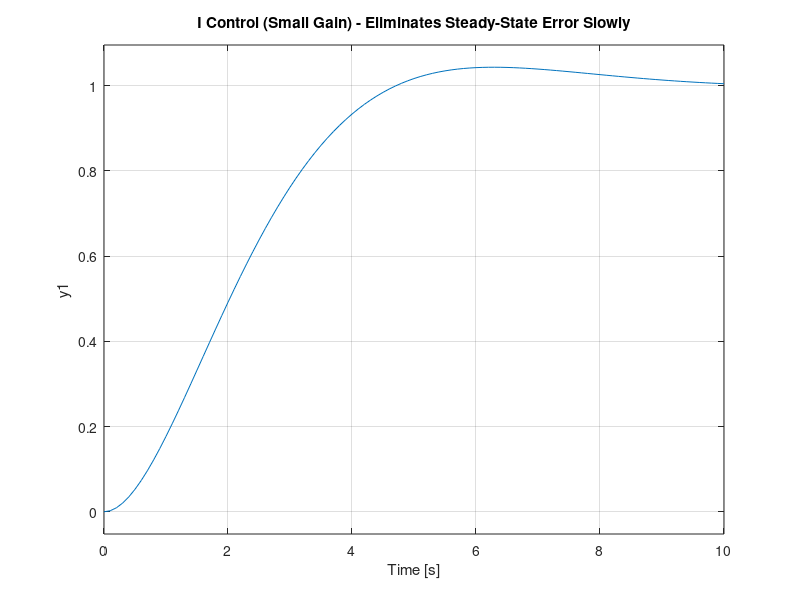
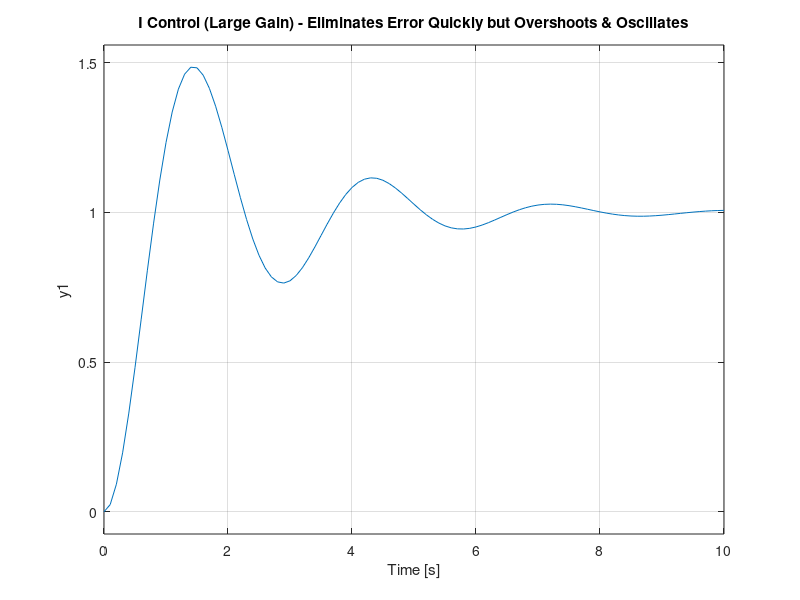

MATLAB code to generate these figures, in order: (Note: this script raises an error after producing the figures.)
% =========================================================================
% Modeling a DC motor as a first-order system in Octave.
% =========================================================================
% Dependencies:
%   GNU Octave + Control Package
%   (install using: pkg install -forge control)
% =========================================================================

clear; clc; close all;
pkg load control;
addpath("/functions");

% --- Parameters ---
% First-order plant
s = tf('s');
G = 1/(s+1);


% Time vector for simulation
t = 0:0.1:10;

%% Integral control (I)
Ki_small = 0.5;
Ki_large = 5;

C_I_small = Ki_small/s;
C_I_large = Ki_large/s;

T_I_low = feedback(C_I_small*G, 1);
T_I_high = feedback(C_I_large*G, 1);

figure;
%subplot(2,1,1);
step(T_I_low, t);
title('I Control (Small Gain) - Eliminates Steady-State Error Slowly');
grid on;
drawnow;

figure;
%subplot(2,1,2);
step(T_I_high, t);
title('I Control (Large Gain) - Eliminates Error Quickly but Overshoots & Oscillates');
grid on;
drawnow;

 %Getting Step Info
 info_T_I_low = stepinfo(T_I_low);
 info_T_I_high = stepinfo(T_I_high);


 results = {
  "System", "RiseTime", "SettlingTime", "PeakTime", "Overshoot", ...
  "SteadyStateError" ;
  "Low Gain", info_T_I_low.RiseTime, info_T_I_low.SettlingTime,info_T_I_low.PeakTime, ...
  info_T_I_low.Overshoot, info_T_I_low.SteadyStateError ;
  "High", info_T_I_high.RiseTime, info_T_I_high.SettlingTime, info_T_I_high.PeakTime, ...
  info_T_I_high.Overshoot, info_T_I_high.SteadyStateError
};

fid = fopen("/home/rain/Documents/control_projects/dc_motor_modeling/motor_first_order/results/i_control.csv", "w"); % change path based on folder structure
fprintf(fid, "System,RiseTime,SettlingTime, PeakTime, Overshoot,SteadyStateError\n");
fprintf(fid, "I_control_Low_Gain,%f,%f,%f,%f,%f\n", info_T_I_low.RiseTime, info_T_I_low.SettlingTime,info_T_I_low.PeakTime, ...
  info_T_I_low.Overshoot, info_T_I_low.SteadyStateError);
fprintf(fid, "I_control_High_Gain,%f,%f,%f,%f,%f\n", info_T_I_high.RiseTime, info_T_I_high.SettlingTime, info_T_I_high.PeakTime, ...
  info_T_I_high.Overshoot, info_T_I_high.SteadyStateError);
fclose(fid);


% --- Notes ---
% High Ki Gain - Eliminates Error Quickly but Overshoots & Oscillates
% Low Ki Gain - Eliminates Steady-State Error Slowly
